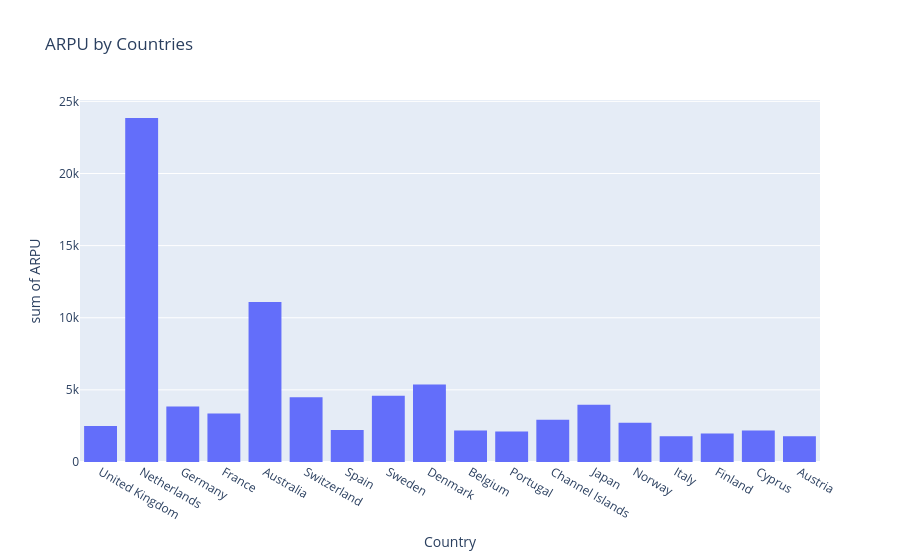

The notebook cell saved with this chart:
### Code cell
fig = px.histogram(countries_stats[countries_stats['num_customers']>=10], x='Country', y='ARPU', title="ARPU by Countries")

fig.show()

### Figure 1 — Plotly figure (JSON) as saved in the notebook; plotly's stock layout.template omitted (floating-point values rounded to 4 significant figures)
{"data": [{"bingroup": "x", "histfunc": "sum", "hovertemplate": "Country=%{x}<br>sum of ARPU=%{y}<extra></extra>", "legendgroup": "", "marker": {"color": "#636efa", "pattern": {"shape": ""}}, "name": "", "orientation": "v", "showlegend": false, "type": "histogram", "x": ["United Kingdom", "Netherlands", "Germany", "France", "Australia", "Switzerland", "Spain", "Sweden", "Denmark", "Belgium", "Portugal", "Channel Islands", "Japan", "Norway", "Italy", "Finland", "Cyprus", "Austria"], "xaxis": "x", "y": [2492.0, 23840.0, 3850.0, 3369.0, 11100.0, 4490.0, 2220.0, 4601.0, 5372.0, 2180.0, 2111.0, 2934.0, 3966.0, 2727.0, 1780.0, 1968.0, 2185.0, 1783.0], "yaxis": "y"}], "layout": {"barmode": "relative", "legend": {"tracegroupgap": 0}, "title": {"text": "ARPU by Countries"}, "xaxis": {"anchor": "y", "domain": [0, 1], "title": {"text": "Country"}}, "yaxis": {"anchor": "x", "domain": [0, 1], "title": {"text": "sum of ARPU"}}}}
